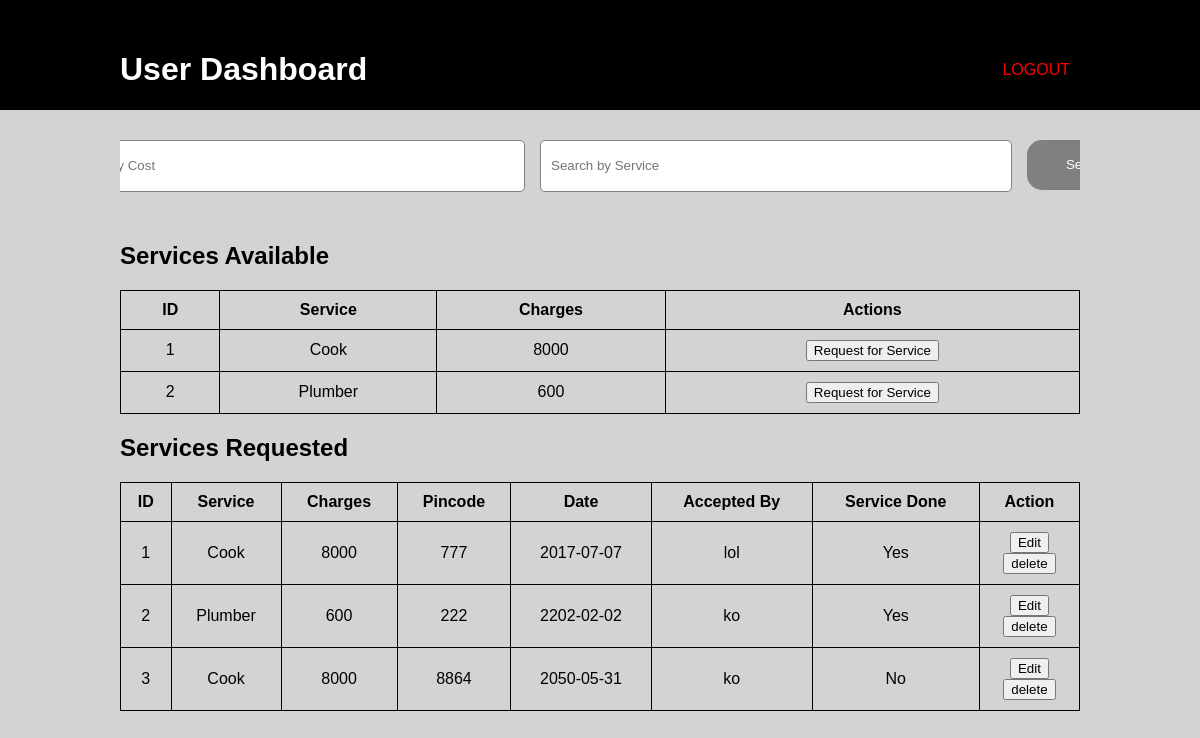
Screenshot of /userdashboard (signed in) with the database file from the repository.
### models.py (models this page shows, shortened)
class Service(db.Model):
    __tablename__ = 'service'
    service = db.Column(db.String(60), nullable=False, unique=True,primary_key=True)
    charges = db.Column(db.Integer, nullable=False)

class Service_Request(db.Model):
    __tablename__ = 'service_request'
    id = db.Column(db.Integer, primary_key=True)
    service_service = db.Column(db.String(50), db.ForeignKey('service.service'), nullable=False)
    pincode = db.Column(db.Integer, nullable=False)
    date = db.Column(db.Date, nullable=False)
    username = db.Column(db.String(50), db.ForeignKey('customer.username'), nullable=True)
    service = db.relationship('Service', backref='service_request', lazy=True)
    completed= db.Column(db.Boolean, default=False)
    status = db.Column(db.String(20), default='pending')
    handled_by = db.Column(db.String(50), db.ForeignKey('service_professional.username'), nullable=True)

### app.py (the view)
@app.route('/userdashboard')
def customer_dashboard():
    if 'user_id' not in session:
        flash("You need to be logged in")
        return redirect(url_for('login'))
    user_type = session.get('user_type')
    if user_type == 'customer':
        service= Service.query.all()
        service_request = Service_Request.query.all()
        return render_template('user_dashboard.html', service_request=service_request,service=service)
    return redirect(url_for('login'))

### templates/user_dashboard.html (shortened to what this page needs)
<!DOCTYPE html>
<html lang="en">
<head>
    <link rel="stylesheet" href="/static/style.css">
</head>
<body>
    <header>
        <div class="container">
            <div class="navbar">
                <h1>User Dashboard</h1>
                <nav>
                    <a href="{{ url_for('logout')}}">Logout</a>
                </nav>
            </div>
        </div>
    </header>
    <div class="container">
        <div class="search-container">
            <form action="/customer_search_services" method="GET">
                        <input type="number" name="cost" class="form-control" placeholder="Search by Cost" value="{{ request.args.get('cost', '') }}">
                        <input type="text" name="service" class="form-control" placeholder="Search by Service" value="{{ request.args.get('service', '') }}">
                        <button type="submit" class="btn btn-primary">Search</button>
            </form></div>
        {% if service%}
        <h2>Services Available</h2>
        <table id="services-available-table">
            <thead >
                <tr >
                    <th >ID</th>
                    <th >Service</th>
                    <th >Charges</th>
                    <th >Actions</th>
                </tr>
            </thead>
            <tbody>
                {% for sp in service%}
                <tr>
                    <td>{{ loop.index }}</td>
                    <td>{{ sp.service}}</td>
                    <td>{{ sp.charges}}</td>
                    <td >
                        <form method="post" >
                            <button type="submit" id="Request for Service" >
                                <a href="{{ url_for('create_service_request',service=sp.service)}}" style="cursor: pointer ;text-decoration: none; color: inherit">
                                    Request for Service
                                </a>
                            </button>
                        </form>
                    </td>
                </tr>
                {% endfor %}
            </tbody>
        </table>
        {% endif%}
        {% if service_request %}
        <h2>Services Requested</h2>
        <table>
            <thead>
                <tr>
                    <th>ID</th>
                    <th>Service</th>
                    <th>Charges</th>
                    <th>Pincode</th>
                    <th>Date</th>
                    <th>Accepted By</th>
                    <th>Service Done</th>
                    <th>Action</th>
                </tr>
            </thead>
            <tbody>
                {% for sp in service_request %}
                <tr>
                    <td>{{ loop.index }}</td>
                    <td>{{ sp.service.service}}</td>
                    <td>{{ sp.service.charges }}</td>
                    <td>{{ sp.pincode}}</td>
                    <td>{{ sp.date}}</td>
                    <td>{{ sp.handled_by}}</td>
                    <td>{{ "Yes" if sp.completed else "No"}}</td>
                    <td >
                        <form action={{ url_for('customer_service_edit',id=sp.id)}} method="post" >
                            <input type="submit" value="Edit" style="cursor: pointer">
                        </form>
                        <form action={{ url_for('customer_service_delete',id=sp.id)}} method="post" >
                            <input type="submit" value="delete" style="cursor: pointer">
                        </form>
                    </td>
                </tr>
                {% endfor %}
            </tbody>
        </table>
        {% endif%}
    </div>
</body>
</html>

### static/style.css (style rules this page uses)
body { font-family: Arial, sans-serif; margin: auto; background-color: lightgray; padding-bottom: 70px; }
.container { width: 80%; margin: auto; overflow: hidden; }
header { background: black; color: white; padding-top: 30px; min-height: 70px; }
header a { color: red; text-decoration: none; text-transform: uppercase; font-size: 16px; }
.navbar { display: flex; justify-content: space-between; align-items: center; }
.navbar a { padding: 10px; }
.search-container { flex-grow: 1; padding-top: 30px; padding-bottom: 30px; display: flex; justify-content: center; }
.search-container form { display: flex; gap: 15px; }
.search-container input.form-control { height: 30px; width: 450px; padding: 10px; border-radius: 5px; border: 1px solid gray; }
.search-container button.btn { height: 50px; width: 120px; padding: 0 20px; border-radius: 15px; background-color: gray; color: white; cursor: pointer; border: none; transition: background-color 0.3s; }
table { width: 100%; border-collapse: collapse; }
th, td { padding: 10px; border: 1px solid black; text-align: center; }
th { background-color: lightgray; }

### rows the page displays
Service: service "Cook", charges "8000"
Service: service "Plumber", charges "600"
Service_Request: service.service "Cook", service.charges "8000", pincode "777", date "2017-07-07", handled_by "lol", completed "Yes"
Service_Request: service.service "Plumber", service.charges "600", pincode "222", date "2202-02-02", handled_by "ko", completed "Yes"
Service_Request: service.service "Cook", service.charges "8000", pincode "8864", date "2050-05-31", handled_by "ko", completed "No"
